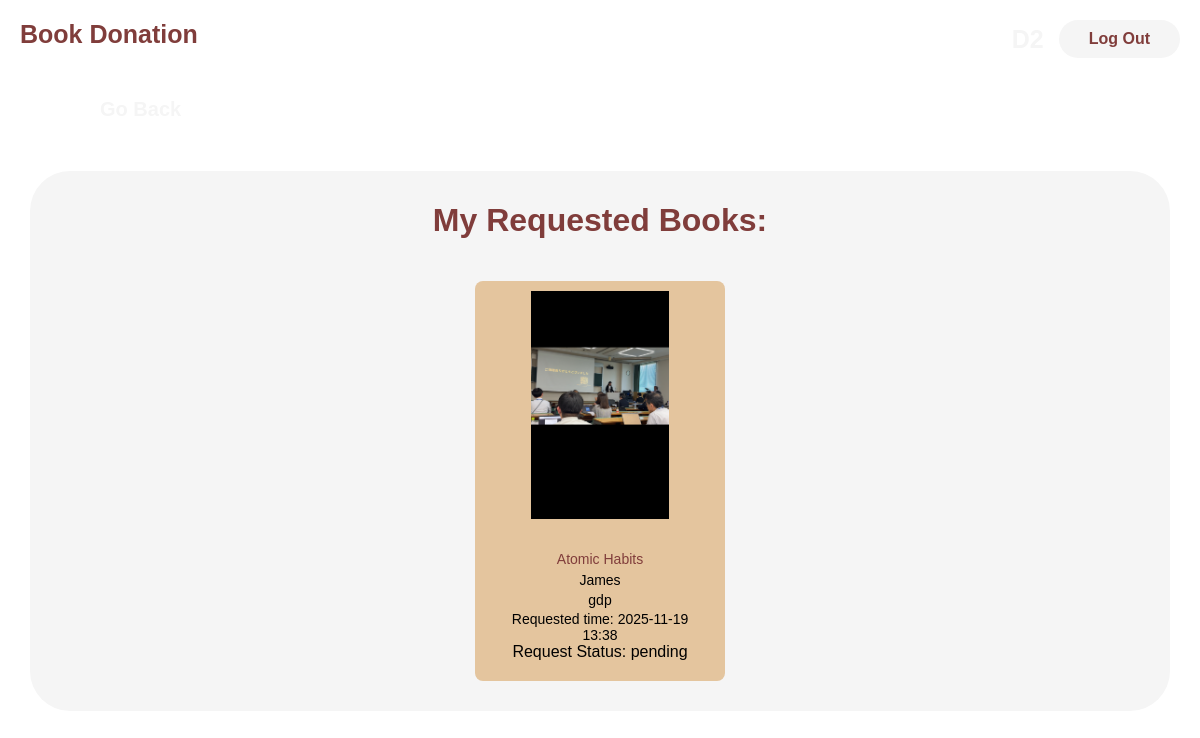
/my_requests (signed in), run on the app's committed database.
### app/models.py (models this page shows)
class BookRequest(db.Model):
    id = db.Column(db.Integer, primary_key=True)
    book_id = db.Column(db.Integer, db.ForeignKey("book.id"), nullable=False)
    requester_id = db.Column(db.Integer, db.ForeignKey("user.id"), nullable=False)
    status = db.Column(db.String(20), default="pending") #pending #accepted #complete
    timestamp = db.Column(db.DateTime, default=datetime.utcnow)

class Book(db.Model):
    id = db.Column(db.Integer, primary_key=True)
    book_name = db.Column(db.String(100), nullable=False)
    book_author = db.Column(db.String(100), nullable=False)
    faculty = db.Column(db.String(50), nullable=False)
    book_image = db.Column(db.String(200), nullable=True)
    date_added = db.Column(db.DateTime, default=datetime.utcnow)
    user_id = db.Column(db.Integer, db.ForeignKey("user.id"), nullable=True)
    requests = db.relationship("BookRequest", backref="book", lazy=True)
    comments = db.relationship("Comments", backref="book", lazy=True)

### app/routes/books.py (the view)
@books_bp.route("/my_requests")
@login_required
def my_requests():
    user_requests = BookRequest.query.filter_by(requester_id=current_user.id).all()
    return render_template("my-requests.html", requests=user_requests)

### app/templates/my-requests.html
{% extends 'base.html' %}
{% block body %}
<div class="my-requests-page">
    <div class="my-requests-container">
        <h1>My Requested Books: </h1>
        {% if requests %}
        <div class="my-requests-list">
            {% for req in requests %}
            <div class="my-requests-card">
                <img src="{{ url_for('static', filename=req.book.book_image.split('static/')[-1])}}">
                <div class="my-requests-book-info">
                    <div class="book-title">{{ req.book.book_name }}</div>
                    <div class="book-author">{{ req.book.book_author }}</div>
                    <div class="book-faculty">{{ req.book.faculty}}</div>
                    <div class="book-added">Requested time: {{ req.timestamp.strftime('%Y-%m-%d %H:%M') if req.timestamp else 'N/A' }}</div>
                    <div>Request Status: {{ req.status}}</div>
                </div>
            </div>
            {% endfor %}
        </div>
        {% else %}
        <p>You have not requested any book yet!</p>
        {% endif %}
    </div>
</div>
{% endblock %}

### app/static/css/styles.css (style rules this page uses)
* { box-sizing: border-box; }
body, html { height: 100%; }
body { margin: 0; padding: 0; font-family: "Suisse", sans-serif; position: relative; min-height: 100vh; overflow-x: hidden; }
body::before { content: ""; position: fixed; inset: 0; background: url("../img/book-img.png") center/cover no-repeat; filter: blur(4px); z-index: -1; }
.login-page, .signup-page, .receive-page, .book-details-page, .book-quality-page, .donate-page, .my-requests-page, .edit-book-page { justify-content: center; align-items: center; padding: 30px; }
.login-container, .signup-container, .receive-container, .book-details-container, .book-quality-container, .donate-page-container, .my-requests-container, .edit-book-container { display: flex; flex-direction: column; background-color: whitesmoke; align-items: center; justify-content: center; padding: 10px 60px; border-radius: 40px; }
h1, .find-book { color: #803D3B; }
.book-grid, .my-requests-list { display: flex; flex-wrap: wrap; width:100%; justify-content: center; align-content: flex-start; gap: 25px; padding: 20px; }
.book-card, .my-requests-card { display: flex; flex-direction: column; justify-content: space-between; gap: 10px; flex: 1 1 220px; max-width: 250px; box-sizing: border-box; border-radius: 8px; padding: 10px; background-color: #E4C59E; height: 400px; }
.book-card-details, .my-requests-book-info { display:flex; flex-direction: column; align-items: center; flex: 1 1 220px; box-sizing: border-box; border-radius: 8px; padding: 10px; height: 500px; }
.book-info,.my-requests-book-info { flex-grow: 1; display:flex; flex-direction: column; justify-content: flex-start; margin-top: 10px; }
.book-card img, .book-card-details img, .my-requests-card img { height: 60%; width: 100%; object-fit: contain; border-radius: 6px; }
.book-title { color: #803D3B; font-size: 20px; text-align: center; margin: 2px 0; font-size: clamp(12px, 2vw, 16px); }
.book-title, .book-author, .book-faculty, .book-added { flex: 1; text-align: center; word-wrap: break; max-width: 100%; font-size: clamp(10px, 1.8vw, 14px); }

### data on the page
BookRequest: book_image (picture), book.book_name "Atomic Habits", book.book_author "James", book.faculty "gdp", timestamp "2025-11-19 13:38", status "pending"
